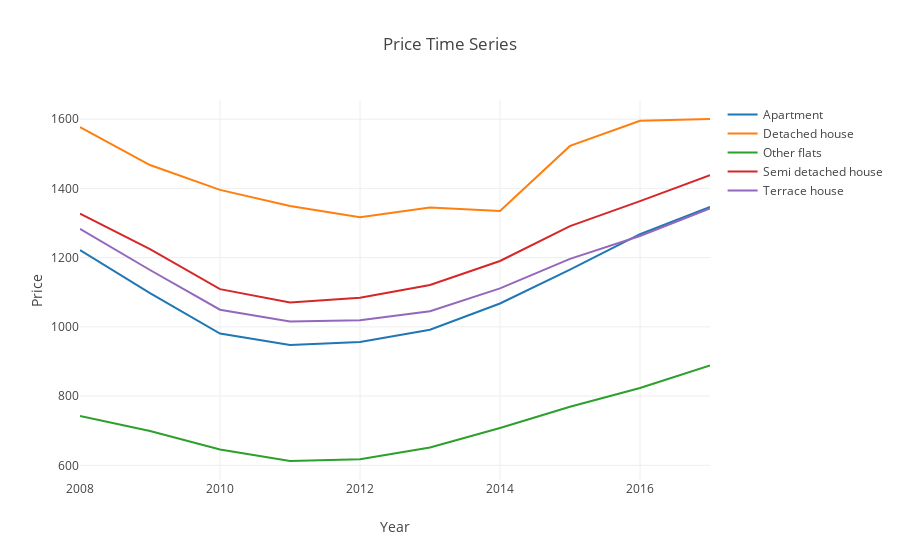

Notebook code for this chart:
### Code cell
df = df2.copy()
df = df[(df.rent!=0.0) & (df.house_type!='All property types')]
traces = []
years = sorted(df.year.unique().tolist())
# print(years)
for z in sorted(df.house_type.unique().tolist()):
    df_aux = df[df.house_type==z]
    grouped = (df_aux.groupby(['house_type', 'year'])
               .agg({'rent': np.median})
              )

    traces.append(go.Scatter(x=years,
                         y=grouped.rent.values,
                         name=z,
                         mode = 'lines',
                        ))
#     break                   


layout = go.Layout(
    title = 'Price Time Series',
    autosize=True,
    showlegend=True,
    xaxis = dict(title = 'Year'),
    yaxis = dict(title = 'Price'),)

# Edit the layout
# layout = dict(title = 'Average High and Low Temperatures in New York',
#               xaxis = dict(title = 'Month'),
#               yaxis = dict(title = 'Temperature (degrees F)'),
#               )

data = traces
fig = go.Figure(data=data,layout=layout)
offline.iplot(fig, filename='line-mode')

### Figure 1 — Plotly figure (JSON) as saved in the notebook; plotly's stock layout.template omitted (floating-point values rounded to 4 significant figures)
{"data": [{"mode": "lines", "name": "Apartment", "type": "scatter", "uid": "9abcf860-03dc-415e-a5ea-8a9e905584cd", "x": ["2008", "2009", "2010", "2011", "2012", "2013", "2014", "2015", "2016", "2017"], "y": [1222.0, 1097.0, 980.6, 947.3, 956.1, 991.8, 1068.0, 1166.0, 1268.0, 1347.0]}, {"mode": "lines", "name": "Detached house", "type": "scatter", "uid": "73318b04-063d-45a8-a3c4-4d5a6ae7d2df", "x": ["2008", "2009", "2010", "2011", "2012", "2013", "2014", "2015", "2016", "2017"], "y": [1577.0, 1467.0, 1396.0, 1349.0, 1316.0, 1345.0, 1335.0, 1523.0, 1595.0, 1600.0]}, {"mode": "lines", "name": "Other flats", "type": "scatter", "uid": "4c2f738a-756d-40c0-92a8-6b46550b5c24", "x": ["2008", "2009", "2010", "2011", "2012", "2013", "2014", "2015", "2016", "2017"], "y": [742.6, 699.1, 645.5, 612.5, 617.6, 651.3, 707.9, 769.1, 823.5, 888.3]}, {"mode": "lines", "name": "Semi detached house", "type": "scatter", "uid": "4355f856-91e9-4e7e-8401-297b105b80a9", "x": ["2008", "2009", "2010", "2011", "2012", "2013", "2014", "2015", "2016", "2017"], "y": [1327.0, 1225.0, 1109.0, 1071.0, 1084.0, 1121.0, 1190.0, 1291.0, 1363.0, 1438.0]}, {"mode": "lines", "name": "Terrace house", "type": "scatter", "uid": "ae30f4d6-924f-4159-89df-f00256e8204b", "x": ["2008", "2009", "2010", "2011", "2012", "2013", "2014", "2015", "2016", "2017"], "y": [1283.0, 1164.0, 1049.0, 1016.0, 1019.0, 1045.0, 1111.0, 1196.0, 1262.0, 1342.0]}], "layout": {"autosize": true, "showlegend": true, "title": {"text": "Price Time Series"}, "xaxis": {"autorange": true, "range": [2008, 2017], "title": {"text": "Year"}, "type": "linear"}, "yaxis": {"autorange": true, "range": [557.6, 1655.0], "title": {"text": "Price"}, "type": "linear"}}}
